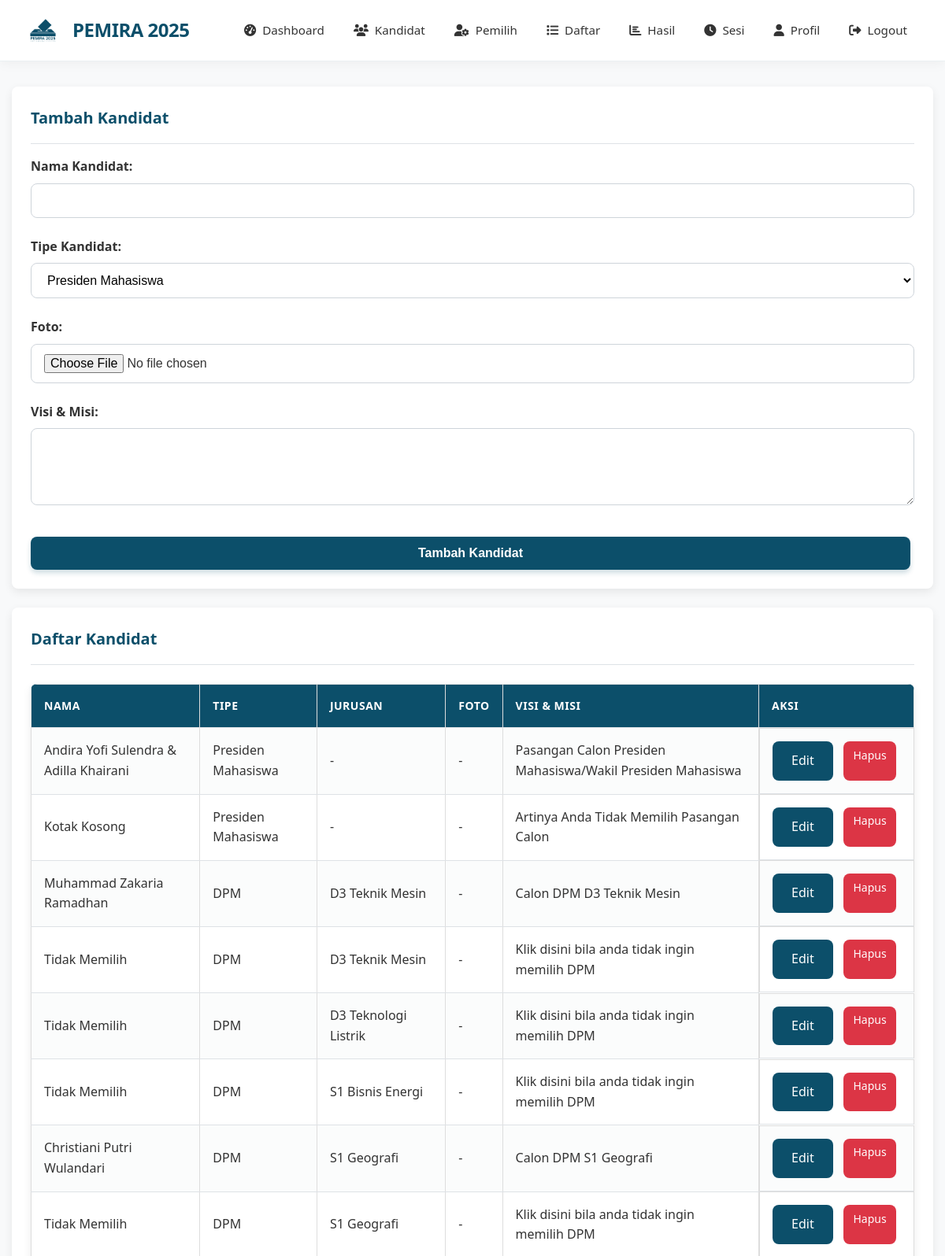
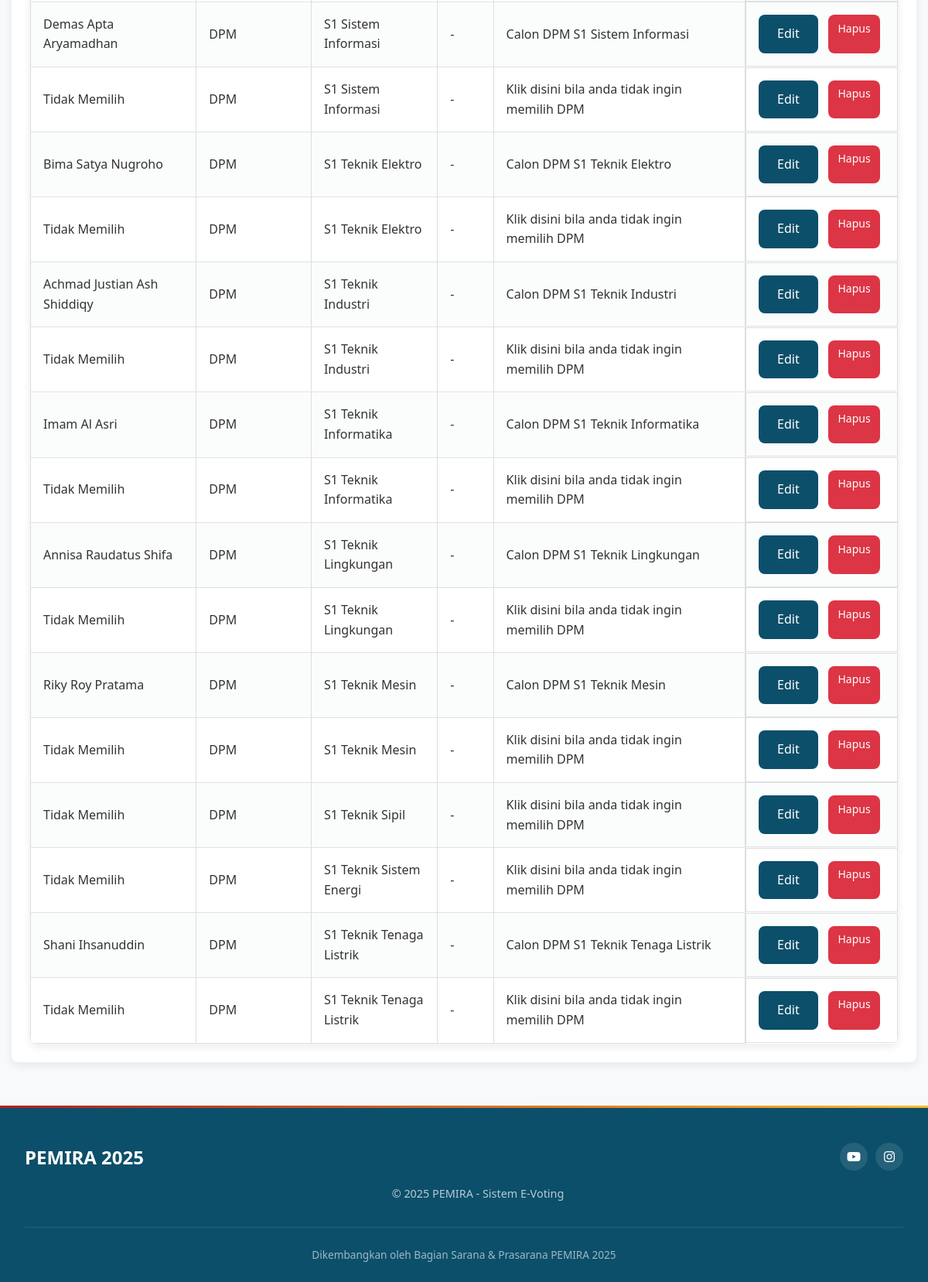
The app's page /superadmin/manage_candidates.php (signed in) with its own data (2 pictures, top to bottom).
### tables this page shows
CREATE TABLE `kandidat` (
  `id` int(11) NOT NULL,
  `nama` varchar(100) NOT NULL,
  `tipe` enum('presiden','dpm') NOT NULL,
  `kode_jurusan` varchar(2) DEFAULT NULL,
  `foto` varchar(255) DEFAULT NULL,
  `visi_misi` text DEFAULT NULL,
  `created_at` timestamp NOT NULL DEFAULT current_timestamp()
);

CREATE TABLE `jurusan` (
  `kode_jurusan` varchar(2) NOT NULL,
  `nama_jurusan` varchar(100) NOT NULL
);

### superadmin/manage_candidates.php (the view, shortened to what this page needs)
<?php
require_once '../config/database.php';
$stmt = $pdo->query("
    SELECT k.*, j.nama_jurusan
    FROM kandidat k
    LEFT JOIN jurusan j ON k.kode_jurusan = j.kode_jurusan
    ORDER BY k.tipe, j.nama_jurusan, k.nama
");
$candidates = $stmt->fetchAll(PDO::FETCH_ASSOC);
$editMode = false;
$editCandidate = null;
?>
<!DOCTYPE html>
<html>
<head>
    <link rel="stylesheet" href="../assets/css/style.css">
</head>
<body>
    <?php include '../includes/header.php'; ?>
    <div class="card">
        <div class="card-header">
            <h2 class="card-title"><?php echo $editMode ? 'Edit Kandidat' : 'Tambah Kandidat'; ?></h2>
        </div>
        <form method="POST" enctype="multipart/form-data">
            <div class="form-group">
                <label>Nama Kandidat:</label>
                <input type="text" name="nama" value="<?php echo $editMode ? htmlspecialchars($editCandidate['nama']) : ''; ?>" required>
            </div>
            <div class="form-group">
                <label>Tipe Kandidat:</label>
                <select name="tipe" required>
                    <option value="presiden" <?php echo ($editMode && $editCandidate['tipe'] === 'presiden') ? 'selected' : ''; ?>>Presiden Mahasiswa</option>
                </select>
            </div>
            <div class="form-group">
                <label>Foto:</label>
                <input type="file" name="foto" accept="image/*">
            </div>
            <div class="form-group">
                <label>Visi & Misi:</label>
                <textarea name="visi_misi" rows="4" required><?php echo $editMode ? htmlspecialchars($editCandidate['visi_misi']) : ''; ?></textarea>
            </div>
            <div class="form-actions">
                <button type="submit" class="btn btn-primary"><?php echo $editMode ? 'Update Kandidat' : 'Tambah Kandidat'; ?></button>
            </div>
        </form>
    </div>
    <div class="card">
        <div class="card-header">
            <h2 class="card-title">Daftar Kandidat</h2>
        </div>
        <table>
            <tr>
                <th>Nama</th>
                <th>Tipe</th>
                <th>Jurusan</th>
                <th>Foto</th>
                <th>Visi & Misi</th>
                <th>Aksi</th>
            </tr>
            <?php foreach ($candidates as $candidate): ?>
            <tr>
                <td><?php echo $candidate['nama']; ?></td>
                <td><?php echo $candidate['tipe'] === 'presiden' ? 'Presiden Mahasiswa' : 'DPM'; ?></td>
                <td><?php echo $candidate['nama_jurusan'] ?: '-'; ?></td>
                <td>
                    <?php if ($candidate['foto']): ?>
                        <img src="../<?php echo $candidate['foto']; ?>" alt="<?php echo $candidate['nama']; ?>" width="50">
                    <?php else: ?>
                        -
                    <?php endif; ?>
                </td>
                <td><?php echo nl2br(substr($candidate['visi_misi'], 0, 100)) . (strlen($candidate['visi_misi']) > 100 ? '...' : ''); ?></td>
                <td>
                    <a href="manage_candidates.php?action=edit&id=<?php echo $candidate['id']; ?>" class="btn">Edit</a>
                    <a href="manage_candidates.php?action=delete&id=<?php echo $candidate['id']; ?>" class="btn btn-delete" onclick="return confirm('Apakah Anda yakin?')">Hapus</a>
                </td>
            </tr>
            <?php endforeach; ?>
        </table>
    </div>
    <?php include '../includes/footer.php'; ?>
</body>
</html>

### includes/header.php (shortened to what this page needs)
<?php
$isPemilih = isset($_SESSION['pemilih_id']);
$isAdmin = isset($_SESSION['user_id']) && $_SESSION['role'] === 'admin';
$isSuperadmin = isset($_SESSION['user_id']) && $_SESSION['role'] === 'superadmin';
?>
<!DOCTYPE html>
<html lang="id">
<head>
    <link rel="stylesheet" href="../assets/css/style.css">
    <link rel="stylesheet" href="https://cdnjs.cloudflare.com/ajax/libs/font-awesome/6.4.0/css/all.min.css">
</head>
<body>
    <header class="pemira-header">
        <div class="header-container">
            <div class="brand">
                <img src="../assets/logo.png" alt="PEMIRA Logo" class="brand-logo">
                <h1 class="brand-title">PEMIRA 2025</h1>
            </div>
            <nav class="navigation" id="navigation">
                <ul class="nav-list">
                    <?php if ($isSuperadmin): ?>
                        <li class="nav-item"><a href="../superadmin/dashboard.php" class="nav-link"><i class="fas fa-tachometer-alt nav-icon"></i> Dashboard</a></li>
                        <li class="nav-item"><a href="../superadmin/manage_candidates.php" class="nav-link"><i class="fas fa-users nav-icon"></i> Kandidat</a></li>
                        <li class="nav-item"><a href="../superadmin/manage_voters.php" class="nav-link"><i class="fas fa-user-cog nav-icon"></i> Pemilih</a></li>
                        <li class="nav-item"><a href="../superadmin/view_voters.php" class="nav-link"><i class="fas fa-list nav-icon"></i> Daftar</a></li>
                        <li class="nav-item"><a href="../superadmin/view_results.php" class="nav-link"><i class="fas fa-chart-bar nav-icon"></i> Hasil</a></li>
                        <li class="nav-item"><a href="../superadmin/active_sessions.php" class="nav-link"><i class="fas fa-clock nav-icon"></i> Sesi</a></li>
                    <?php elseif ($isPemilih): ?>
                        <li class="nav-item"><a href="../pemilih/dashboard.php" class="nav-link"><i class="fas fa-tachometer-alt nav-icon"></i> Dashboard</a></li>
                        <li class="nav-item"><a href="../pemilih/voting.php" class="nav-link"><i class="fas fa-vote-yea nav-icon"></i> Voting</a></li>
                    <?php endif; ?>
                    <?php if ($isAdmin || $isSuperadmin): ?>
                        <li class="nav-item"><a href="profile.php" class="nav-link"><i class="fas fa-user nav-icon"></i> Profil</a></li>
                    <?php endif; ?>
                    <li class="nav-item"><a href="../logout.php" class="nav-link"><i class="fas fa-sign-out-alt nav-icon"></i> Logout</a></li>
                </ul>
            </nav>
        </div>
    </header>
    <main>
        <div class="container">

### includes/footer.php (shortened to what this page needs)
</main>
    <footer class="pemira-footer">
        <div class="footer-container">
            <div class="footer-content">
                <div class="footer-brand">
                    <div class="footer-logo">
                        <span class="footer-title">PEMIRA 2025</span>
                    </div>
                    <p class="footer-copyright">&copy; 2025 PEMIRA - Sistem E-Voting</p>
                </div>
                <div class="footer-info">
                    <div class="footer-social">
                        <a href="https://www.youtube.com/@PemiraKBMIT-PLN" class="social-icon"><i class="fab fa-youtube"></i></a>
                        <a href="https://www.instagram.com/pemiraitpln/" class="social-icon"><i class="fab fa-instagram"></i></a>
                    </div>
                </div>
            </div>
            <div class="footer-bottom">
                <p>Dikembangkan oleh Bagian Sarana & Prasarana PEMIRA 2025</p>
            </div>
        </div>
    </footer>
</body>
</html>

### superadmin/manage_candidates.php (style rules this page uses)
.btn-delete { background-color: #dc3545; color: white; }
.form-actions { margin-top: 20px; }
.btn { display: inline-block; padding: 8px 16px; margin-right: 5px; background-color: #0c4f6a; color: white; text-decoration: none; border-radius: 4px; border: none; cursor: pointer; }
table { width: 100%; border-collapse: collapse; margin-top: 20px; }
table th, table td { padding: 10px; border: 1px solid #ddd; text-align: left; }
table th { background-color: #ff6600; color: #000000; font-weight: bold; }
table tr:nth-child(even) { background-color: #f2f2f2; }

### includes/header.php (style rules this page uses)
.pemira-header { background-color: #ffffff; box-shadow: 0 2px 15px rgba(0,0,0,0.05); position: sticky; top: 0; z-index: 1000; padding: 0; border-bottom: 1px solid rgba(12, 79, 106, 0.08); }
.pemira-header .header-container { display: flex; justify-content: space-between; align-items: center; padding: 1rem 2rem; max-width: 1200px; margin: 0 auto; }
.pemira-header .brand { display: flex; align-items: center; gap: 15px; }
.pemira-header .brand-logo { height: 45px; width: auto; transition: transform 0.3s ease; }
.pemira-header .brand-title { font-size: 1.5rem; font-weight: 700; color: #0c4f6a; margin: 0; letter-spacing: -0.5px; }
.pemira-header .navigation { flex-grow: 1; margin-left: 3rem; }
.pemira-header .nav-list { display: flex; list-style: none; margin: 0; padding: 0; gap: 5px; justify-content: flex-end; }
.pemira-header .nav-item { position: relative; }
.pemira-header .nav-link { display: flex; align-items: center; padding: 10px 16px; text-decoration: none; color: #333333; font-weight: 500; border-radius: 8px; transition: all 0.2s ease; font-size: 0.95rem; position: relative; overflow: hidden; }
.pemira-header .nav-link::before { content: ''; position: absolute; bottom: 0; left: 0; width: 0; height: 3px; background-color: #0c4f6a; transition: width 0.3s ease; }
.pemira-header .nav-icon { margin-right: 8px; font-size: 0.95rem; }

### includes/footer.php (style rules this page uses)
.pemira-footer { background-color: #0c4f6a; color: #ffffff; padding: 3rem 0 1.5rem; margin-top: auto; }
.pemira-footer .footer-container { max-width: 1200px; margin: 0 auto; padding: 0 2rem; }
.pemira-footer .footer-content { display: flex; justify-content: space-between; align-items: flex-start; margin-bottom: 2rem; gap: 2rem; }
.pemira-footer .footer-brand { flex: 1; }
.pemira-footer .footer-logo { display: flex; align-items: center; gap: 12px; margin-bottom: 1rem; }
.pemira-footer .footer-title { font-size: 1.5rem; font-weight: 700; color: #ffffff; }
.pemira-footer .footer-copyright { color: rgba(255, 255, 255, 0.7); font-size: 0.9rem; margin-left: 150px; }
.pemira-footer .footer-info { display: flex; flex-direction: column; align-items: flex-end; gap: 1.5rem; }
.pemira-footer .social-icon { display: flex; align-items: center; justify-content: center; width: 36px; height: 36px; background-color: rgba(255, 255, 255, 0.1); border-radius: 50%; color: #ffffff; text-decoration: none; transition: all 0.3s ease; }
.pemira-footer .footer-social { display: flex; gap: 10px; }
.pemira-footer .footer-bottom { padding-top: 1.5rem; border-top: 1px solid rgba(255, 255, 255, 0.1); text-align: center; }
.pemira-footer .footer-bottom p { color: rgba(255, 255, 255, 0.6); font-size: 0.85rem; margin: 0; }

### records on screen
kandidat: nama "Andira Yofi Sulendra & Adilla Khairani", tipe "Presiden Mahasiswa", nama_jurusan "-", visi_misi "Pasangan Calon Presiden Mahasiswa/Wakil Presiden Mahasiswa"
kandidat: nama "Kotak Kosong", tipe "Presiden Mahasiswa", nama_jurusan "-", visi_misi "Artinya Anda Tidak Memilih Pasangan Calon"
kandidat: nama "Muhammad Zakaria Ramadhan", tipe "DPM", kode_jurusan.nama_jurusan "D3 Teknik Mesin", visi_misi "Calon DPM D3 Teknik Mesin"
kandidat: nama "Tidak Memilih", tipe "DPM", kode_jurusan.nama_jurusan "D3 Teknik Mesin", visi_misi "Klik disini bila anda tidak ingin memilih DPM"
kandidat: nama "Tidak Memilih", tipe "DPM", kode_jurusan.nama_jurusan "D3 Teknologi Listrik", visi_misi "Klik disini bila anda tidak ingin memilih DPM"
kandidat: nama "Tidak Memilih", tipe "DPM", kode_jurusan.nama_jurusan "S1 Bisnis Energi", visi_misi "Klik disini bila anda tidak ingin memilih DPM"
kandidat: nama "Christiani Putri Wulandari", tipe "DPM", kode_jurusan.nama_jurusan "S1 Geografi", visi_misi "Calon DPM S1 Geografi"
kandidat: nama "Tidak Memilih", tipe "DPM", kode_jurusan.nama_jurusan "S1 Geografi", visi_misi "Klik disini bila anda tidak ingin memilih DPM"
kandidat: nama "Demas Apta Aryamadhan", tipe "DPM", kode_jurusan.nama_jurusan "S1 Sistem Informasi", visi_misi "Calon DPM S1 Sistem Informasi"
kandidat: nama "Tidak Memilih", tipe "DPM", kode_jurusan.nama_jurusan "S1 Sistem Informasi", visi_misi "Klik disini bila anda tidak ingin memilih DPM"
kandidat: nama "Bima Satya Nugroho", tipe "DPM", kode_jurusan.nama_jurusan "S1 Teknik Elektro", visi_misi "Calon DPM S1 Teknik Elektro"
kandidat: nama "Tidak Memilih", tipe "DPM", kode_jurusan.nama_jurusan "S1 Teknik Elektro", visi_misi "Klik disini bila anda tidak ingin memilih DPM"
kandidat: nama "Achmad Justian Ash Shiddiqy", tipe "DPM", kode_jurusan.nama_jurusan "S1 Teknik Industri", visi_misi "Calon DPM S1 Teknik Industri"
kandidat: nama "Tidak Memilih", tipe "DPM", kode_jurusan.nama_jurusan "S1 Teknik Industri", visi_misi "Klik disini bila anda tidak ingin memilih DPM"
kandidat: nama "Imam Al Asri", tipe "DPM", kode_jurusan.nama_jurusan "S1 Teknik Informatika", visi_misi "Calon DPM S1 Teknik Informatika"
kandidat: nama "Tidak Memilih", tipe "DPM", kode_jurusan.nama_jurusan "S1 Teknik Informatika", visi_misi "Klik disini bila anda tidak ingin memilih DPM"
kandidat: nama "Annisa Raudatus Shifa", tipe "DPM", kode_jurusan.nama_jurusan "S1 Teknik Lingkungan", visi_misi "Calon DPM S1 Teknik Lingkungan"
kandidat: nama "Tidak Memilih", tipe "DPM", kode_jurusan.nama_jurusan "S1 Teknik Lingkungan", visi_misi "Klik disini bila anda tidak ingin memilih DPM"
kandidat: nama "Riky Roy Pratama", tipe "DPM", kode_jurusan.nama_jurusan "S1 Teknik Mesin", visi_misi "Calon DPM S1 Teknik Mesin"
kandidat: nama "Tidak Memilih", tipe "DPM", kode_jurusan.nama_jurusan "S1 Teknik Mesin", visi_misi "Klik disini bila anda tidak ingin memilih DPM"
kandidat: nama "Tidak Memilih", tipe "DPM", kode_jurusan.nama_jurusan "S1 Teknik Sipil", visi_misi "Klik disini bila anda tidak ingin memilih DPM"
kandidat: nama "Tidak Memilih", tipe "DPM", kode_jurusan.nama_jurusan "S1 Teknik Sistem Energi", visi_misi "Klik disini bila anda tidak ingin memilih DPM"
kandidat: nama "Shani Ihsanuddin", tipe "DPM", kode_jurusan.nama_jurusan "S1 Teknik Tenaga Listrik", visi_misi "Calon DPM S1 Teknik Tenaga Listrik"
kandidat: nama "Tidak Memilih", tipe "DPM", kode_jurusan.nama_jurusan "S1 Teknik Tenaga Listrik", visi_misi "Klik disini bila anda tidak ingin memilih DPM"
